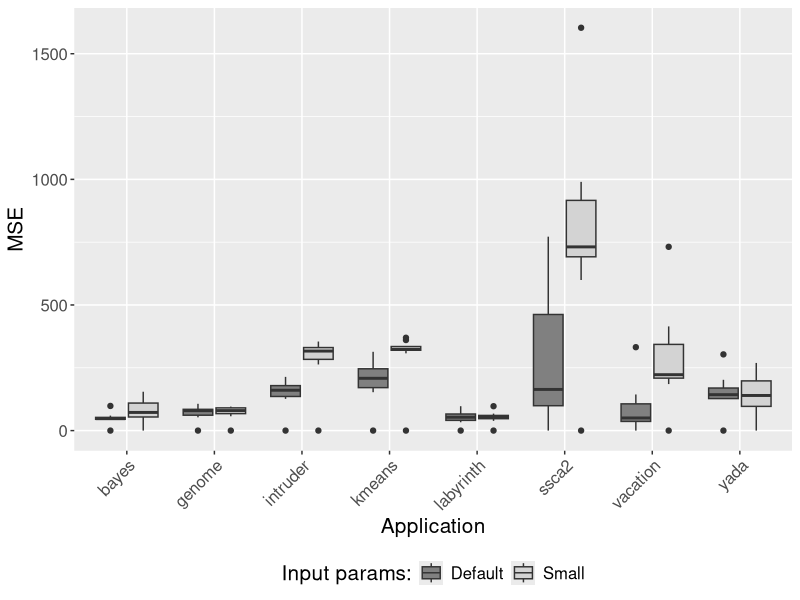

Here is the R script that generated this plot:
library(ggplot2)

Legend <- "Input params:"
originalNames <- c("orig", "new")
newNames <- c("Default", "Small")
colors <- c('#808080', '#D3D3D3')

table <- read.table("mseTenExec.txt", sep = ",", header = TRUE)

#re-order colum
table$config <- factor(table$config, levels = originalNames)

table$app <- as.factor(table$app)

graph <- ggplot(table, aes(x=app, y=mse, fill=config)) + 
  theme(legend.position="none",
        plot.title = element_text(hjust = 0.5, face = "bold"),
        panel.border = element_blank(),
        plot.subtitle = element_text(hjust = 0.5, face = "italic"),
        axis.text.x = element_text(angle = 45, hjust=1)) +        
  geom_boxplot() +
  xlab("Application") +
  ylab("MSE") +
  scale_fill_manual(values = colors, name = Legend, breaks = originalNames, labels = newNames)

graph <- graph + theme(legend.position="bottom", text = element_text(size=15))
ggsave(plot = graph, file = "Figure_3.pdf", 
       device = cairo_pdf, width = 15, height = 9, units = "cm")
